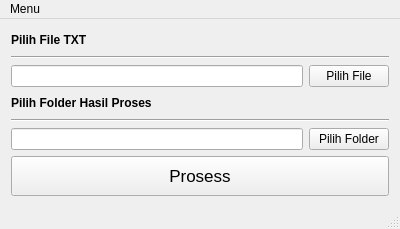
<?xml version="1.0" encoding="UTF-8"?>
<ui version="4.0">
 <class>MainWindow</class>
 <widget class="QMainWindow" name="MainWindow">
  <property name="geometry">
   <rect>
    <x>0</x>
    <y>0</y>
    <width>400</width>
    <height>229</height>
   </rect>
  </property>
  <property name="windowTitle">
   <string>MainWindow</string>
  </property>
  <property name="windowIcon">
   <iconset resource="file.qrc">
    <normaloff>:/FILE/browser.ico</normaloff>:/FILE/browser.ico</iconset>
  </property>
  <widget class="QWidget" name="centralWidget">
   <layout class="QVBoxLayout" name="verticalLayout">
    <item>
     <widget class="QLabel" name="label">
      <property name="text">
       <string>&lt;html&gt;&lt;head/&gt;&lt;body&gt;&lt;p&gt;&lt;span style=&quot; font-weight:600;&quot;&gt;Pilih File TXT&lt;/span&gt;&lt;/p&gt;&lt;/body&gt;&lt;/html&gt;</string>
      </property>
     </widget>
    </item>
    <item>
     <widget class="Line" name="line">
      <property name="orientation">
       <enum>Qt::Horizontal</enum>
      </property>
     </widget>
    </item>
    <item>
     <layout class="QHBoxLayout" name="horizontalLayout">
      <item>
       <widget class="QLineEdit" name="lineFile">
        <property name="readOnly">
         <bool>true</bool>
        </property>
       </widget>
      </item>
      <item>
       <widget class="QPushButton" name="btnFile">
        <property name="text">
         <string>Pilih File</string>
        </property>
       </widget>
      </item>
     </layout>
    </item>
    <item>
     <widget class="QLabel" name="label_2">
      <property name="text">
       <string>&lt;html&gt;&lt;head/&gt;&lt;body&gt;&lt;p&gt;&lt;span style=&quot; font-weight:600;&quot;&gt;Pilih Folder Hasil Proses&lt;/span&gt;&lt;/p&gt;&lt;/body&gt;&lt;/html&gt;</string>
      </property>
     </widget>
    </item>
    <item>
     <widget class="Line" name="line_2">
      <property name="orientation">
       <enum>Qt::Horizontal</enum>
      </property>
     </widget>
    </item>
    <item>
     <layout class="QHBoxLayout" name="horizontalLayout_2">
      <item>
       <widget class="QLineEdit" name="lineFolder">
        <property name="readOnly">
         <bool>true</bool>
        </property>
       </widget>
      </item>
      <item>
       <widget class="QPushButton" name="btnFolder">
        <property name="text">
         <string>Pilih Folder</string>
        </property>
       </widget>
      </item>
     </layout>
    </item>
    <item>
     <widget class="QPushButton" name="btnProses">
      <property name="minimumSize">
       <size>
        <width>0</width>
        <height>40</height>
       </size>
      </property>
      <property name="font">
       <font>
        <family>Arial</family>
        <pointsize>13</pointsize>
       </font>
      </property>
      <property name="text">
       <string>Prosess</string>
      </property>
     </widget>
    </item>
   </layout>
  </widget>
  <widget class="QMenuBar" name="menuBar">
   <property name="geometry">
    <rect>
     <x>0</x>
     <y>0</y>
     <width>400</width>
     <height>21</height>
    </rect>
   </property>
   <widget class="QMenu" name="menuMenu">
    <property name="title">
     <string>Menu</string>
    </property>
    <addaction name="actionTentang"/>
    <addaction name="actionKeluar"/>
   </widget>
   <addaction name="menuMenu"/>
  </widget>
  <widget class="QStatusBar" name="statusBar"/>
  <action name="actionTentang">
   <property name="text">
    <string>Tentang</string>
   </property>
  </action>
  <action name="actionKeluar">
   <property name="text">
    <string>Keluar</string>
   </property>
  </action>
 </widget>
 <layoutdefault spacing="6" margin="11"/>
 <resources>
  <include location="file.qrc"/>
 </resources>
 <connections/>
</ui>
